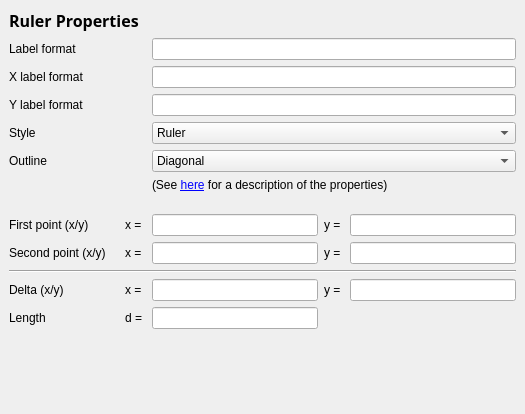
<ui version="4.0" >
 <class>RulerPropertiesPage</class>
 <widget class="QWidget" name="RulerPropertiesPage" >
  <property name="geometry" >
   <rect>
    <x>0</x>
    <y>0</y>
    <width>525</width>
    <height>414</height>
   </rect>
  </property>
  <property name="windowTitle" >
   <string>Form</string>
  </property>
  <layout class="QVBoxLayout" >
   <property name="margin" >
    <number>9</number>
   </property>
   <property name="spacing" >
    <number>6</number>
   </property>
   <item>
    <widget class="QFrame" name="frame" >
     <property name="frameShape" >
      <enum>QFrame::NoFrame</enum>
     </property>
     <property name="frameShadow" >
      <enum>QFrame::Raised</enum>
     </property>
     <layout class="QGridLayout" >
      <property name="margin" >
       <number>0</number>
      </property>
      <property name="spacing" >
       <number>6</number>
      </property>
      <item row="11" column="1" >
       <widget class="QLabel" name="label_9" >
        <property name="text" >
         <string>x = </string>
        </property>
       </widget>
      </item>
      <item row="11" column="4" >
       <widget class="QLineEdit" name="dy" >
        <property name="sizePolicy" >
         <sizepolicy>
          <hsizetype>7</hsizetype>
          <vsizetype>0</vsizetype>
          <horstretch>1</horstretch>
          <verstretch>0</verstretch>
         </sizepolicy>
        </property>
        <property name="readOnly" >
         <bool>true</bool>
        </property>
       </widget>
      </item>
      <item row="4" column="0" colspan="2" >
       <widget class="QLabel" name="label_16" >
        <property name="text" >
         <string>Style</string>
        </property>
       </widget>
      </item>
      <item row="0" column="0" colspan="5" >
       <widget class="QLabel" name="label_12" >
        <property name="sizePolicy" >
         <sizepolicy>
          <hsizetype>5</hsizetype>
          <vsizetype>0</vsizetype>
          <horstretch>0</horstretch>
          <verstretch>0</verstretch>
         </sizepolicy>
        </property>
        <property name="font" >
         <font>
          <family>Sans Serif</family>
          <pointsize>12</pointsize>
          <weight>75</weight>
          <italic>false</italic>
          <bold>true</bold>
          <underline>false</underline>
          <strikeout>false</strikeout>
         </font>
        </property>
        <property name="text" >
         <string>Ruler Properties</string>
        </property>
       </widget>
      </item>
      <item row="3" column="2" colspan="3" >
       <widget class="QLineEdit" name="fmt_y_le" />
      </item>
      <item row="5" column="0" colspan="2" >
       <widget class="QLabel" name="label_17" >
        <property name="text" >
         <string>Outline</string>
        </property>
       </widget>
      </item>
      <item row="9" column="3" >
       <widget class="QLabel" name="label_8" >
        <property name="text" >
         <string>y = </string>
        </property>
       </widget>
      </item>
      <item row="8" column="2" >
       <widget class="QLineEdit" name="x1" >
        <property name="sizePolicy" >
         <sizepolicy>
          <hsizetype>7</hsizetype>
          <vsizetype>0</vsizetype>
          <horstretch>1</horstretch>
          <verstretch>0</verstretch>
         </sizepolicy>
        </property>
       </widget>
      </item>
      <item row="2" column="0" colspan="2" >
       <widget class="QLabel" name="label_14" >
        <property name="text" >
         <string>X label format</string>
        </property>
       </widget>
      </item>
      <item row="8" column="4" >
       <widget class="QLineEdit" name="y1" >
        <property name="sizePolicy" >
         <sizepolicy>
          <hsizetype>7</hsizetype>
          <vsizetype>0</vsizetype>
          <horstretch>1</horstretch>
          <verstretch>0</verstretch>
         </sizepolicy>
        </property>
       </widget>
      </item>
      <item row="8" column="1" >
       <widget class="QLabel" name="label_5" >
        <property name="text" >
         <string>x = </string>
        </property>
       </widget>
      </item>
      <item row="12" column="1" >
       <widget class="QLabel" name="label_11" >
        <property name="text" >
         <string>d = </string>
        </property>
       </widget>
      </item>
      <item row="1" column="0" colspan="2" >
       <widget class="QLabel" name="label_13" >
        <property name="text" >
         <string>Label format</string>
        </property>
       </widget>
      </item>
      <item row="9" column="2" >
       <widget class="QLineEdit" name="x2" >
        <property name="sizePolicy" >
         <sizepolicy>
          <hsizetype>7</hsizetype>
          <vsizetype>0</vsizetype>
          <horstretch>1</horstretch>
          <verstretch>0</verstretch>
         </sizepolicy>
        </property>
       </widget>
      </item>
      <item row="4" column="2" colspan="3" >
       <widget class="QComboBox" name="style_cb" >
        <item>
         <property name="text" >
          <string>Ruler</string>
         </property>
        </item>
        <item>
         <property name="text" >
          <string>Arrow at end</string>
         </property>
        </item>
        <item>
         <property name="text" >
          <string>Arrow at start</string>
         </property>
        </item>
        <item>
         <property name="text" >
          <string>Arrow at both ends</string>
         </property>
        </item>
        <item>
         <property name="text" >
          <string>Plain line</string>
         </property>
        </item>
       </widget>
      </item>
      <item row="7" column="0" colspan="5" >
       <spacer>
        <property name="orientation" >
         <enum>Qt::Vertical</enum>
        </property>
        <property name="sizeType" >
         <enum>QSizePolicy::Fixed</enum>
        </property>
        <property name="sizeHint" >
         <size>
          <width>456</width>
          <height>16</height>
         </size>
        </property>
       </spacer>
      </item>
      <item row="11" column="3" >
       <widget class="QLabel" name="label_10" >
        <property name="text" >
         <string>y = </string>
        </property>
       </widget>
      </item>
      <item row="8" column="3" >
       <widget class="QLabel" name="label_7" >
        <property name="text" >
         <string>y = </string>
        </property>
       </widget>
      </item>
      <item row="12" column="0" >
       <widget class="QLabel" name="label_4" >
        <property name="text" >
         <string>Length</string>
        </property>
       </widget>
      </item>
      <item row="1" column="2" colspan="3" >
       <widget class="QLineEdit" name="fmt_le" />
      </item>
      <item row="11" column="0" >
       <widget class="QLabel" name="label_3" >
        <property name="text" >
         <string>Delta (x/y)</string>
        </property>
       </widget>
      </item>
      <item row="8" column="0" >
       <widget class="QLabel" name="label" >
        <property name="text" >
         <string>First point (x/y)</string>
        </property>
       </widget>
      </item>
      <item row="5" column="2" colspan="3" >
       <widget class="QComboBox" name="outline_cb" >
        <item>
         <property name="text" >
          <string>Diagonal</string>
         </property>
        </item>
        <item>
         <property name="text" >
          <string>Horizonal and vertical (in this order)</string>
         </property>
        </item>
        <item>
         <property name="text" >
          <string>Diagonal plus horizonal and vertical (triangle)</string>
         </property>
        </item>
        <item>
         <property name="text" >
          <string>Vertical and horizonal (in this order)</string>
         </property>
        </item>
        <item>
         <property name="text" >
          <string>Diagonal plus vertical and horizontal (triangle)</string>
         </property>
        </item>
        <item>
         <property name="text" >
          <string>Box</string>
         </property>
        </item>
       </widget>
      </item>
      <item row="3" column="0" colspan="2" >
       <widget class="QLabel" name="label_15" >
        <property name="text" >
         <string>Y label format</string>
        </property>
       </widget>
      </item>
      <item row="2" column="2" colspan="3" >
       <widget class="QLineEdit" name="fmt_x_le" />
      </item>
      <item row="11" column="2" >
       <widget class="QLineEdit" name="dx" >
        <property name="sizePolicy" >
         <sizepolicy>
          <hsizetype>7</hsizetype>
          <vsizetype>0</vsizetype>
          <horstretch>1</horstretch>
          <verstretch>0</verstretch>
         </sizepolicy>
        </property>
        <property name="readOnly" >
         <bool>true</bool>
        </property>
       </widget>
      </item>
      <item row="9" column="0" >
       <widget class="QLabel" name="label_2" >
        <property name="text" >
         <string>Second point (x/y)    </string>
        </property>
       </widget>
      </item>
      <item row="12" column="2" >
       <widget class="QLineEdit" name="dd" >
        <property name="sizePolicy" >
         <sizepolicy>
          <hsizetype>7</hsizetype>
          <vsizetype>0</vsizetype>
          <horstretch>1</horstretch>
          <verstretch>0</verstretch>
         </sizepolicy>
        </property>
        <property name="readOnly" >
         <bool>true</bool>
        </property>
       </widget>
      </item>
      <item row="10" column="0" colspan="5" >
       <widget class="Line" name="line" >
        <property name="orientation" >
         <enum>Qt::Horizontal</enum>
        </property>
       </widget>
      </item>
      <item row="9" column="4" >
       <widget class="QLineEdit" name="y2" >
        <property name="sizePolicy" >
         <sizepolicy>
          <hsizetype>7</hsizetype>
          <vsizetype>0</vsizetype>
          <horstretch>1</horstretch>
          <verstretch>0</verstretch>
         </sizepolicy>
        </property>
       </widget>
      </item>
      <item row="9" column="1" >
       <widget class="QLabel" name="label_6" >
        <property name="text" >
         <string>x = </string>
        </property>
       </widget>
      </item>
      <item row="6" column="2" colspan="3" >
       <widget class="QLabel" name="help_label" >
        <property name="text" >
         <string>&lt;html>(See &lt;a href="int:/manual/ruler_properties.xml">here&lt;/a> for a description of the properties)&lt;/html></string>
        </property>
       </widget>
      </item>
     </layout>
    </widget>
   </item>
   <item>
    <spacer>
     <property name="orientation" >
      <enum>Qt::Vertical</enum>
     </property>
     <property name="sizeHint" >
      <size>
       <width>20</width>
       <height>0</height>
      </size>
     </property>
    </spacer>
   </item>
  </layout>
 </widget>
 <tabstops>
  <tabstop>fmt_le</tabstop>
  <tabstop>fmt_x_le</tabstop>
  <tabstop>fmt_y_le</tabstop>
  <tabstop>style_cb</tabstop>
  <tabstop>outline_cb</tabstop>
  <tabstop>x1</tabstop>
  <tabstop>y1</tabstop>
  <tabstop>x2</tabstop>
  <tabstop>y2</tabstop>
  <tabstop>dx</tabstop>
  <tabstop>dy</tabstop>
  <tabstop>dd</tabstop>
 </tabstops>
 <resources/>
 <connections/>
</ui>
